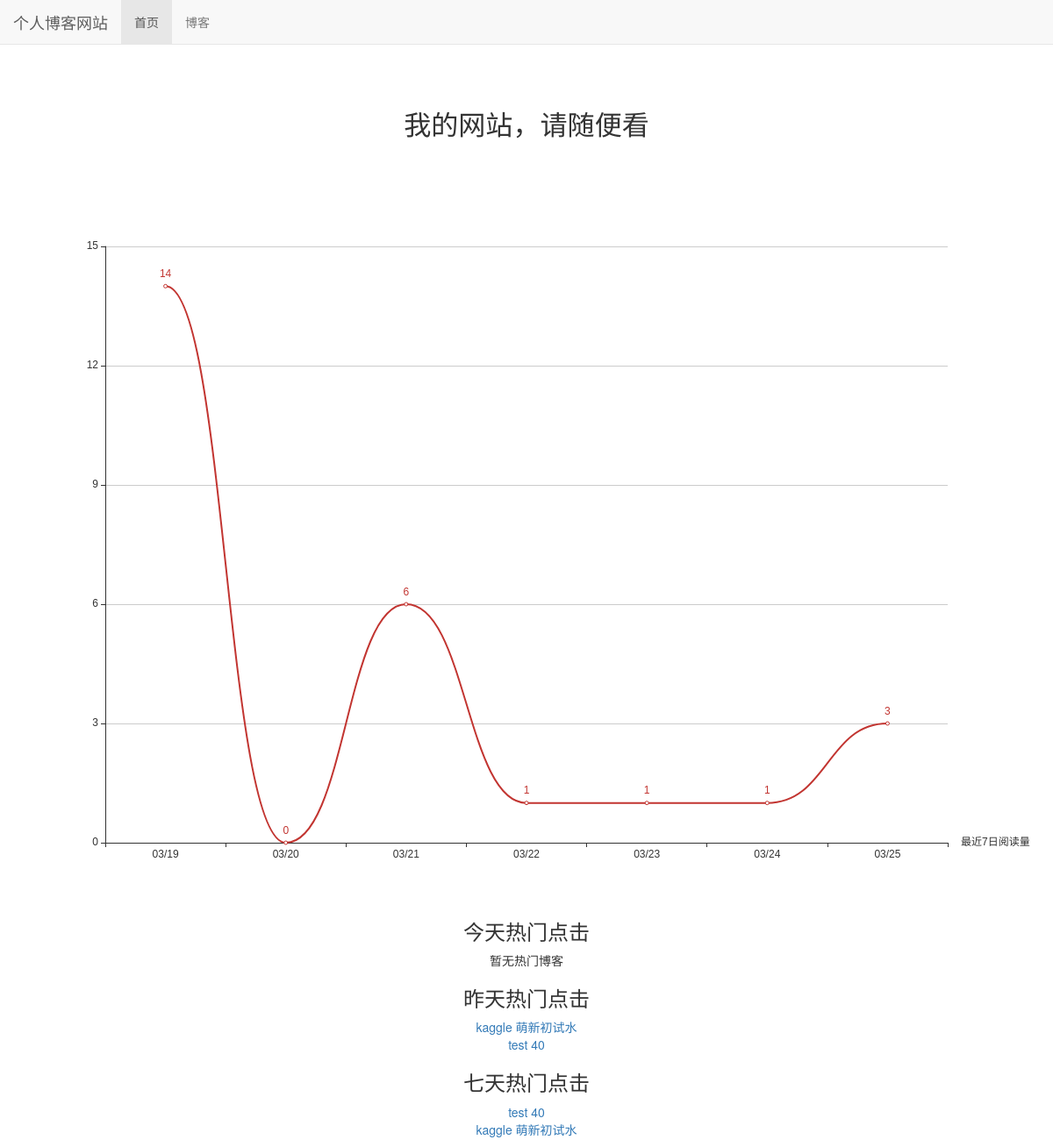
The app's page /, older data.
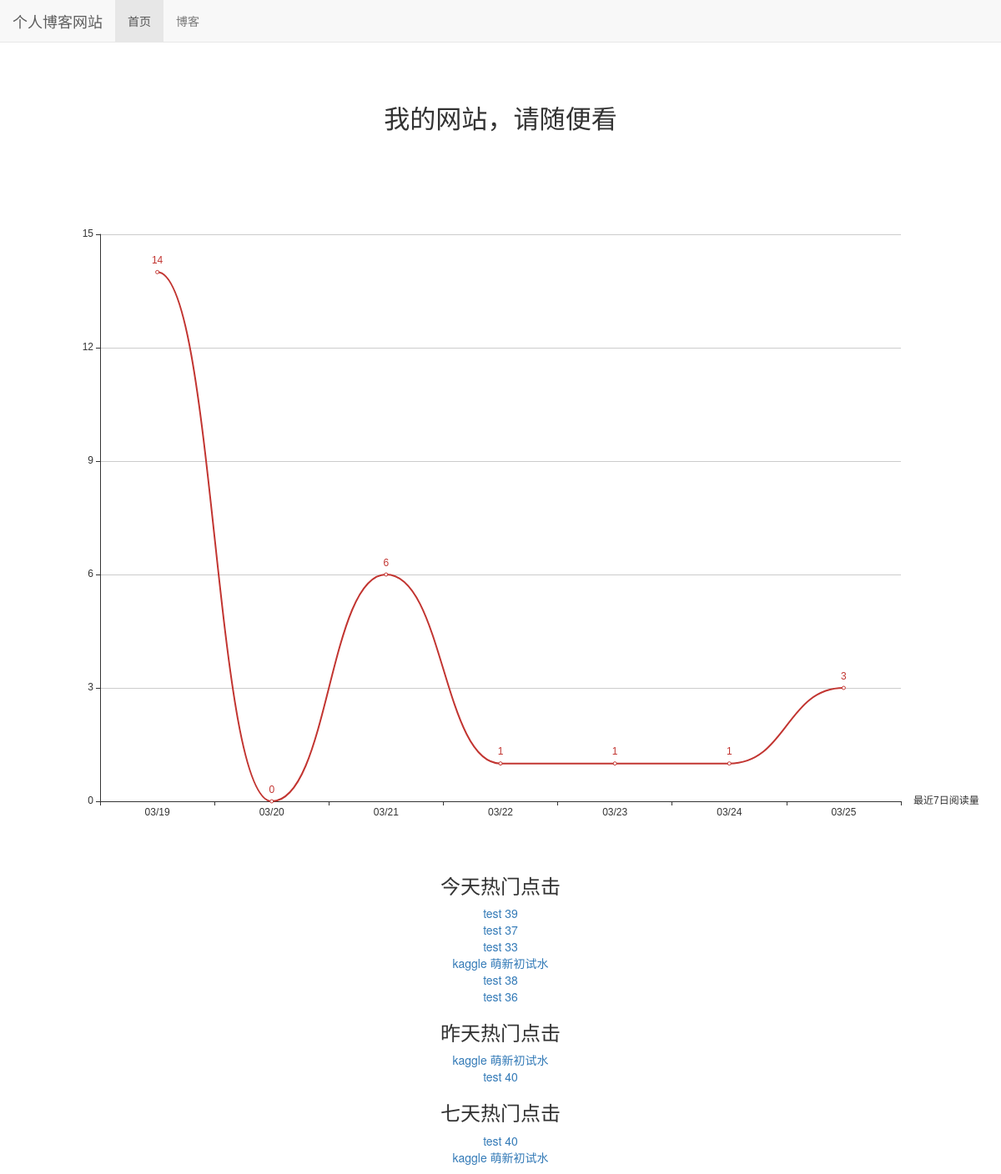
The same page, newer data.
### read_statistics/models.py (models this page shows)
class ReadDetail(models.Model):
    date = models.DateTimeField(default=timezone.now)
    read_num = models.IntegerField(default=0)
    content_type = models.ForeignKey(ContentType, on_delete=models.DO_NOTHING)
    object_id = models.PositiveIntegerField()
    content_object = GenericForeignKey('content_type', 'object_id')

### blog/models.py (models this page shows, shortened)
class Blog(models.Model, ReadNumExpandMethod):
    title = models.CharField(max_length=50)
    blog_type = models.ForeignKey(BlogType, on_delete=models.DO_NOTHING)
    content = RichTextUploadingField()
    author = models.ForeignKey(User, on_delete=models.DO_NOTHING)
    read_details=GenericRelation(ReadDetail)
    create_time = models.DateTimeField(auto_now_add=True)
    last_updated_time = models.DateTimeField(auto_now=True)
    class Meta:
        ordering = ['-create_time']

### mysite_env/views.py (the view)
# urls.py: 2. Add a URL to urlpatterns:  path('', views.home, name='home')
def home(request):
    blog_content_type = ContentType.objects.get_for_model(Blog)
    read_nums, dates = get_seven_days_date(blog_content_type)
    today_hot_data = get_today_hot_data(blog_content_type)
    yesterday_hot_data = get_yesterday_hot_data(blog_content_type)
    for_7_days_hot_data = cache.get('for_7_days_hot_data')
    if for_7_days_hot_data is None:
        for_7_days_hot_data = get_seven_days_hot_blogs()
        cache.set('for_7_days_hot_data', for_7_days_hot_data, 3600)
    context = {}
    context['read_nums'] = read_nums
    context['dates'] = dates
    context['today_hot_data'] = today_hot_data
    context['yesterday_hot_data'] = yesterday_hot_data
    context['for_7_days_hot_data'] = get_seven_days_hot_blogs()
    return render(request, 'home.html', context)

### mysite_env/views.py (called while the page is built)
def get_seven_days_hot_blogs():
    today = timezone.now().date()
    date = today - datetime.timedelta(days=7)
    blogs = Blog.objects.filter(read_details__date__lt=today, read_details__date__gt=date). \
        values('id', 'title').annotate(read_num_sum=Sum('read_details__read_num')).order_by('-read_num_sum')
    return blogs

### read_statistics/utils.py (called while the page is built)
def get_seven_days_date(content_type):
    today = timezone.now().date()
    read_nums = []
    dates = []
    for i in range(7, 0, -1):
        date = today - datetime.timedelta(days=i)
        dates.append(date.strftime('%m/%d'))
        read_details = ReadDetail.objects.filter(content_type=content_type, date=date)
        result = read_details.aggregate(read_num_sum=Sum('read_num'))
        read_nums.append(result['read_num_sum'] or 0)
    return read_nums, dates

def get_today_hot_data(content_type):
    today = timezone.now().date()
    read_details = ReadDetail.objects.filter(content_type=content_type, date=today).order_by('-read_num')
    return read_details[:7]

### templates/home.html (shortened to what this page needs)
{% extends 'base.html' %}
{% block head_extrends %}
    <link rel="stylesheet" href="/static/home.css">
{% endblock %}
{% block nav_home_active %}active{% endblock %}
{% block content %}
    <h3 class="home-content">我的网站，请随便看</h3>
    <div id="main"></div>
    <div class="hot_blogs">
        <div><h3>今天热门点击</h3>
            <ul>
                {% for hot_data in today_hot_data %}
                    <li>
                        <a href="/blog/{{ hot_data.content_object.pk }}">{{ hot_data.content_object.title }}</a>
                    </li>
                {% empty %}
                    <li>暂无热门博客</li>
                {% endfor %}
            </ul>
        </div>
        <div><h3>昨天热门点击</h3>
            <ul>
                {% for hot_data in yesterday_hot_data %}
                    <li>
                        <a href="/blog/{{ hot_data.content_object.pk }}">{{ hot_data.content_object.title }}</a>
                    </li>
                {% empty %}
                    <li>暂无热门博客</li>
                {% endfor %}
            </ul>
        </div>
        <div><h3>七天热门点击</h3>
            <ul>
                {% for hot_data in for_7_days_hot_data %}
                    <li>
                        <a href="/blog/{{ hot_data.id }}">{{ hot_data.title }}</a>
                    </li>
                {% empty %}
                    <li>暂无热门博客</li>
                {% endfor %}
            </ul>
        </div>
    </div>
    <script type="text/javascript">
        // 基于准备好的dom，初始化echarts实例
        var worldMapContainer = document.getElementById('main');
        //用于使chart自适应高度和宽度,通过窗体高宽计算容器高宽
        var resizeWorldMapContainer = function () {
            worldMapContainer.style.width = window.innerWidth + 'px';
            worldMapContainer.style.height = window.innerHeight + 'px';
        };
        //设置容器高宽
        resizeWorldMapContainer();
        // 基于准备好的dom，初始化echarts实例
        var myChart = echarts.init(worldMapContainer);
        // 指定图表的配置项和数据
        var option = {
            title: {
                text: null
            },
            xAxis: {
                type: 'category',
                data: {{ dates|safe }},
                name: '最近7日阅读量'
            },
            yAxis: {},
            series: [{
                name: '阅读量',
                type: 'line',
                data: {{ read_nums }},
                smooth: true,
                itemStyle: {normal: {label: {show: true}}},
            }]
        };
        // 使用刚指定的配置项和数据显示图表。
        myChart.setOption(option);
        window.onresize = function () {
            //重置容器高宽
            resizeWorldMapContainer();
            myChart.resize();
        }
    </script>
{% endblock %}

Row changes from the older to the newer data that the page shows:
added ReadDetail: content_object "test 39", shown under "今天热门点击"
added ReadDetail: content_object "test 37", shown under "今天热门点击"
added ReadDetail: content_object "test 33", shown under "今天热门点击"
added ReadDetail: content_object "kaggle 萌新初试水", shown under "今天热门点击"
added ReadDetail: content_object "test 38", shown under "今天热门点击"
added ReadDetail: content_object "test 36", shown under "今天热门点击"
Text that changed along with them:
text no longer shown: "暂无热门博客"
